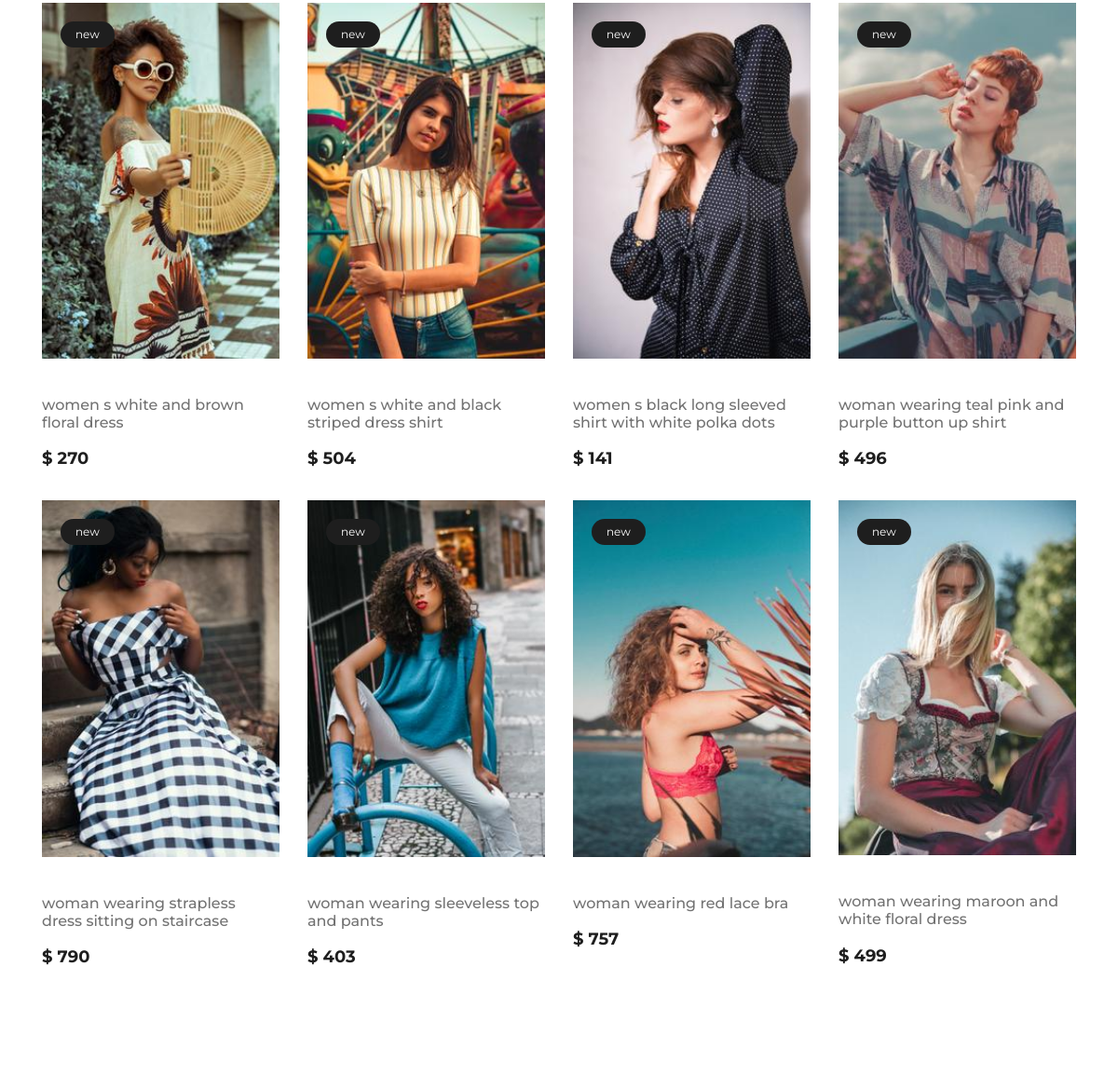
The page /categories (middle part) on the database as committed earlier.
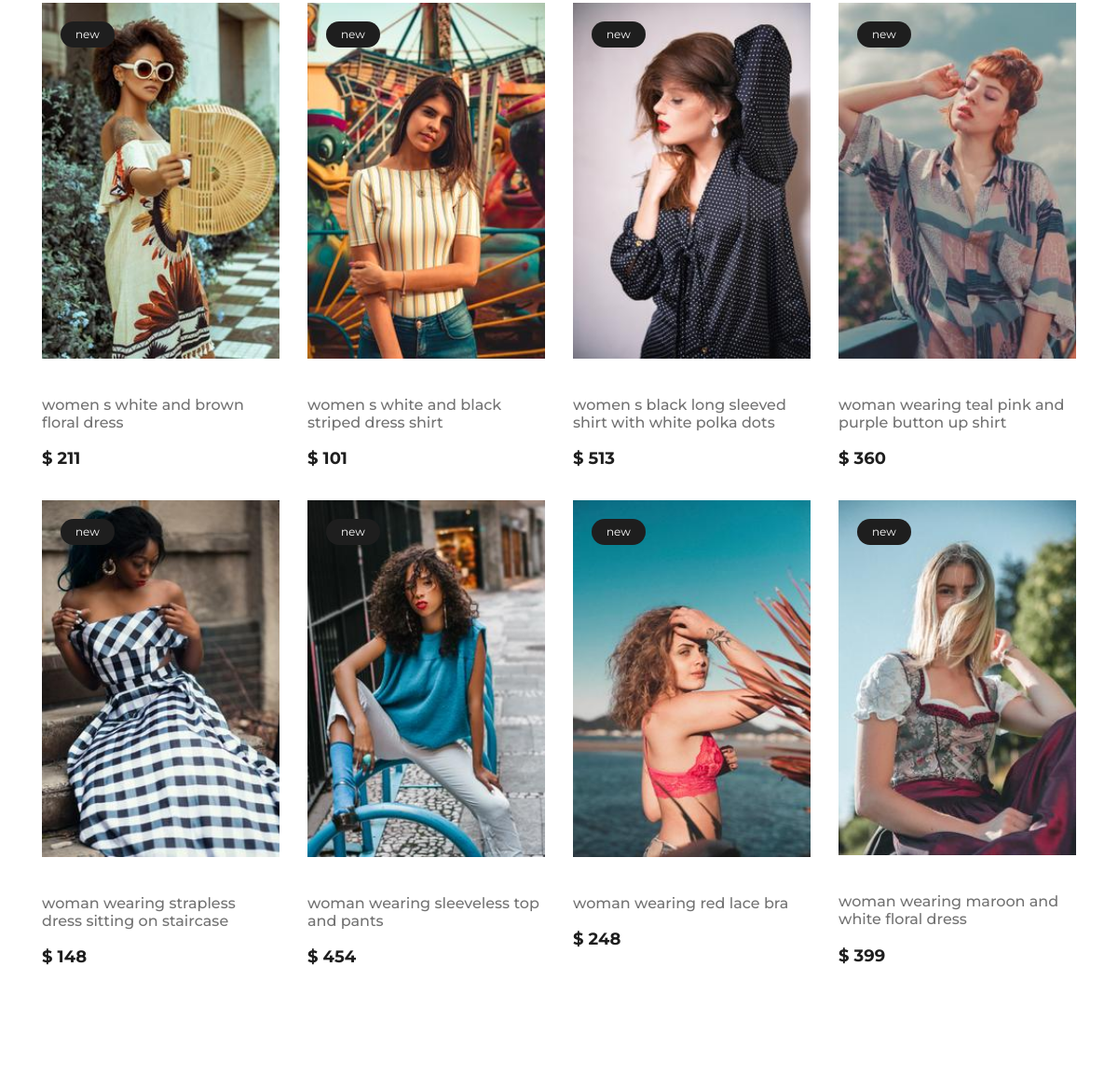
The same page on the database as committed later.
### fashionshop/models.py (models this page shows, shortened)
class Product(db.Model):
    id = db.Column(db.Integer, primary_key = True)
    title = db.Column(db.String(100), nullable = False)
    date_posted = db.Column(db.DateTime, nullable = False, default = datetime.utcnow)
    price = db.Column(db.Integer, nullable = False)
    description = db.Column(db.Text, nullable=False)
    image_file = db.Column(db.String(), nullable = True, default='default.jpg')
    category_id = db.Column(db.Integer, db.ForeignKey('category.id'), nullable = False)
    cartitems = db.relationship('CartItem', backref='Product', lazy = True)
    comments = db.relationship('Comment', backref='product', lazy = True)

### fashionshop/routes.py (the view)
@app.route('/categories')
def categories():
    page = request.args.get('page', 1, type = int)
    products = Product.query.order_by(Product.title.desc()).paginate(page = page, per_page = 8)
    categories = Category.query.all()
    return render_template('categories.html', title = 'Categories', products = products, categories = categories)

### fashionshop/templates/categories.html (shortened to what this page needs)
{% extends "layout.html" %}
{% block content %}
<section class="categories-page spad">
    <div class="container">
        <div class="row">
            {% for product in products.items %}
            <div class="col-lg-3 col-md-6">
                <div class="single-product-item">
                    <figure>
                        <img src="{{ url_for('static', filename='img/products/' + product.image_file) }}" alt="">
                        <div class="p-status">new</div>
                    </figure>
                    <div class="product-text">
                        <a href="{{ url_for('product', product_id = product.id)}}">
                            <h6> {{ product.title }}</h6>
                        </a>
                        <p>$ {{ product.price }}</p>
                    </div>
                </div>
            </div>
            {% endfor %}
    </div>
</section>
{% endblock content %}

### fashionshop/templates/layout.html (shortened to what this page needs)
<!DOCTYPE html>
<html lang="zxx">
<head>
    <link rel="stylesheet" href="{{ url_for('static', filename='css/bootstrap.min.css') }}" type="text/css">
    <link rel="stylesheet" href="{{ url_for('static', filename='css/font-awesome.min.css') }}" type="text/css">
    <link rel="stylesheet" href="{{ url_for('static', filename='css/nice-select.css') }}" type="text/css">
    <link rel="stylesheet" href="{{ url_for('static', filename='css/owl.carousel.min.css') }}" type="text/css">
    <link rel="stylesheet" href="{{ url_for('static', filename='css/magnific-popup.css') }}" type="text/css">
    <link rel="stylesheet" href="{{ url_for('static', filename='css/slicknav.min.css') }}" type="text/css">
    <link rel="stylesheet" href="{{ url_for('static', filename='css/style.css') }}" type="text/css">
</head>
<body>
      {% block content %}{% endblock %}
</body>
</html>

### fashionshop/static/css/style.css (style rules this page uses)
html, body { height: 100%; font-family: "Montserrat", sans-serif; -webkit-font-smoothing: antialiased; font-smoothing: antialiased; background: none; }
h1, h2, h3, h4, h5, h6 { margin: 0; color: #111111; font-weight: 500; font-family: "Montserrat", sans-serif; }
h6 { font-size: 16px; }
p { font-size: 15px; color: #7b7b7b; font-weight: 400; line-height: 1.6; font-family: "Montserrat", sans-serif; margin: 0 0 15px 0; }
img { max-width: 100%; }
.spad { padding-top: 100px; padding-bottom: 100px; }
.single-product-item { margin-bottom: 30px; }
.single-product-item figure { margin-bottom: 40px; position: relative; overflow: hidden; }
.single-product-item figure img { min-width: 100%; }
.single-product-item figure .p-status { position: absolute; left: 20px; top: 20px; padding: 5px 16px; font-size: 12px; background: #1e1e1e; color: #fff; border-radius: 50px; }
.single-product-item .product-text { text-align: center; }
.single-product-item .product-text h6 { color: #727272; margin-bottom: 15px; }
.single-product-item .product-text p { color: #1e1e1e; font-size: 18px; font-weight: 700; margin-bottom: 0; }
.categories-page { padding-top: 0; }
.categories-page .single-product-item figure { position: relative; z-index: 1; }
.categories-page .single-product-item figure:after { position: absolute; left: 0; top: 0; height: 100%; width: 100%; background: #000000; content: ""; opacity: 0; -webkit-transition: all 0.3s; transition: all 0.3s; }
.categories-page .single-product-item figure .p-status { z-index: 99; }
.categories-page .single-product-item .product-text { text-align: left; display: block; }
.categories-page .single-product-item .product-text a { display: block; }

Rows that differ between the two databases and show on the page:
changed Product "women s white and brown floral dress": price "270" → "211"
changed Product "women s white and black striped dress shirt": price "504" → "101"
changed Product "women s black long sleeved shirt with white polka dots": price "141" → "513"
changed Product "woman wearing teal pink and purple button up shirt": price "496" → "360"
changed Product "woman wearing strapless dress sitting on staircase": price "790" → "148"
changed Product "woman wearing sleeveless top and pants": price "403" → "454"
changed Product "woman wearing red lace bra": price "757" → "248"
changed Product "woman wearing maroon and white floral dress": price "499" → "399"
